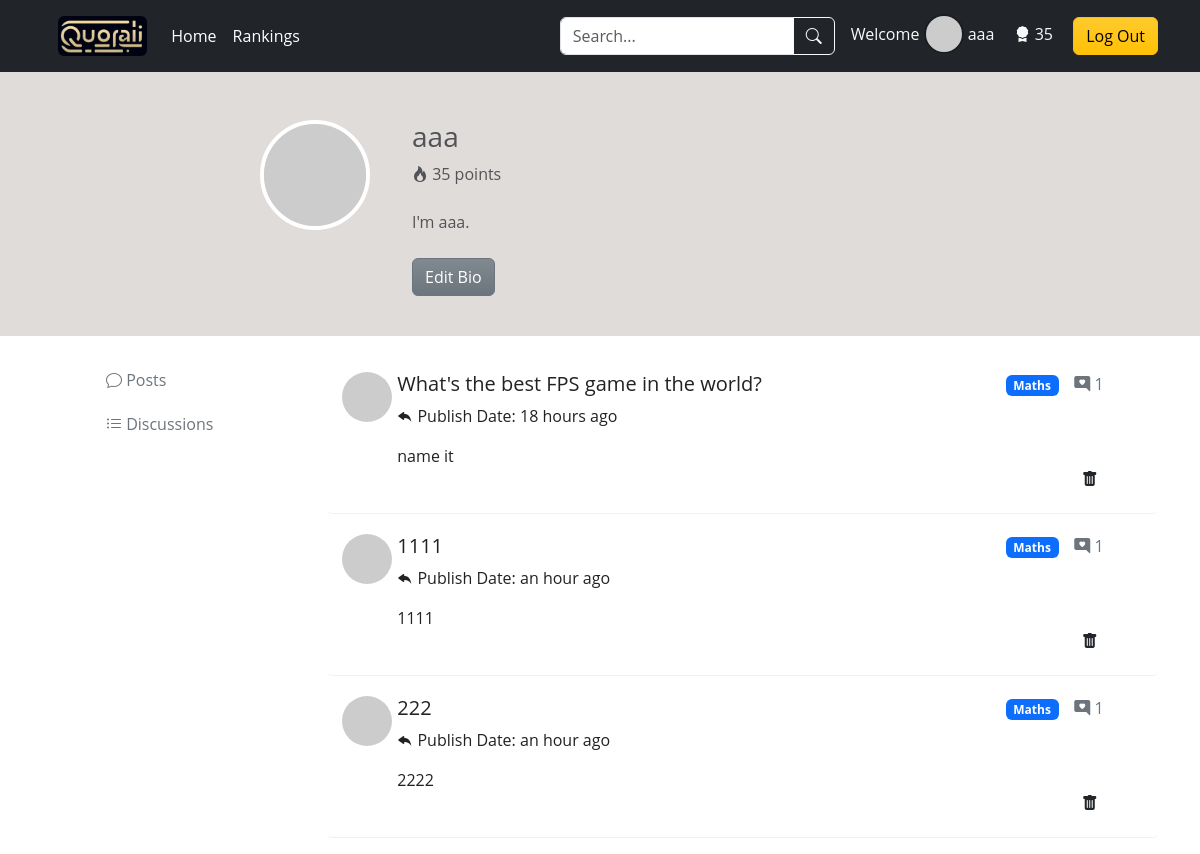
/personal-profile (signed in), run on the app's committed database.
### app/models.py (models this page shows, shortened)
class User(db.Model, UserMixin):
    id = db.Column(db.Integer, primary_key=True)
    username = db.Column(db.String(16), index=True, unique=True)
    email = db.Column(db.String(64), index=True, unique=True)
    password_hash = db.Column(db.String(256))
    credit = db.Column(db.Integer, default=0)
    bio = db.Column(db.String(1024))
    posts = db.relationship('Post', backref='author', lazy=True)
    comments = db.relationship('Comment', backref='author', lazy='dynamic')

class Post(db.Model):
    id = db.Column(db.Integer, primary_key=True)
    title = db.Column(db.String(64))
    body = db.Column(db.String(1024))
    timestamp = db.Column(db.DateTime, index=True, default=datetime.now)
    author_id = db.Column(db.Integer, db.ForeignKey('user.id'), index=True)
    category_id = db.Column(db.Integer, db.ForeignKey('category.id'), index=True)
    comments = db.relationship('Comment', backref='post', lazy='dynamic')
    is_solved = db.Column(db.Boolean, default=False)

class Category(db.Model):
    id = db.Column(db.Integer, primary_key=True)
    name = db.Column(db.String(32), unique=True)
    iconClass = db.Column(db.String(32))
    posts = db.relationship('Post', backref='category', lazy='dynamic')

### app/routes.py (the view, shortened to what this page needs)
@app.route('/personal-profile', methods=['GET', 'POST'])
def personalProfile():
    user = current_user
    posts = Post.query.filter_by(author_id=user.id).all()
    if request.method == 'POST':
        new_bio = request.form.get('new_bio')
        user.bio = new_bio
        db.session.commit()
        return redirect(url_for('personalProfile'))
    return render_template('personal-profile.html', title='Personal Profile', user=user, posts=posts)

### app/__init__.py (called while the page is built)
@login_manager.user_loader
def load_user(user_id):
    user = User.query.get(user_id)
    return user

### app/templates/personal-profile.html (shortened to what this page needs)
{% extends "base.html" %}
{% block style %}
<link rel="stylesheet" href="{{ url_for('static', filename='css/personal-profile.css') }}">
{% endblock %}
{% block main %}
<div class="container-fluid self-intro background-brown text-muted">
    <div class="row clearfix mt-5 mb-4">
        <div class="col-md-2 column">
        </div>
        <div class="col-md-2 column">
            <img alt="Profile Picture" src="https://robohash.org/{{ user.email }}" class="rounded-circle title-ava mx-5" />
        </div>
        <div class="col-md-5 column personal-details">
            <h3 class="text-left">
                {{ user.username }}
            </h3>
            <div>
                <i class="bi bi-fire"></i>
                <span>{{ user.credit }} points</span>
            </div>
            <div class="overflow-auto mt-4" style="max-height: 100px;">
                <p id="bio-text" class="text-left">
                    {% if user.bio %}
                    {{ user.bio }}
                    {% else %}
                    This user has not provided a bio yet...
                    {% endif %}
                </p>
            </div>
            <button id="edit-btn" class="btn btn-secondary bg-gradient text-white mt-2">Edit Bio</button>
        </div>
        <div class="col-md-3 column">
        </div>
    </div>
</div>
<div class="container">
    <div class="row clearfix">
        <div class="personal-profile-nav col-md-3 column">
            <ul class="nav flex-column mt-4 mx-5">
                <li class="nav-item mb-1">
                    <a class="nav-link text-secondary hover-orange" href="/personal-profile">
                        <i class="bi bi-chat"></i>
                        <span class="Button-label">Posts</span>
                    </a>
                </li>
                <li class="nav-item mb-1">
                    <a class="nav-link text-secondary hover-orange" href="?show=comments">
                        <i class="bi bi-list-ul"></i>
                        <span class="Button-label">Discussions</span>
                    </a>
                </li>
            </ul>
        </div>
        <div class="col-md-9 column mt-3">
            {% if mix %}
                <ul class="discussion-list list-unstyled">
                    {% for post, comments in mix.items() %}
                    {% for comment in comments %}
                    <li>
                        <div class="row clearfix">
                            <div class="col-md-10 column row clearfix">
                                <div class="col-md-1 column">
                                    <img alt="50x50" src='https://robohash.org/{{ post.author.email }}' class="rounded-circle"
                                        style="width: 50px; height: 50px;" />
                                </div>
                                <div class="col-md-11">
                                    <h5>
                                        <a href="{{ url_for('postDetails', post_id=post.id) }}#{{ comment.id }}" style="text-decoration: none; color: inherit;" onmouseover="this.style.color='#007bff'" onmouseout="this.style.color='inherit'">{{ post.title }}</a>
                                    </h5>
                                    <p>
                                        <i class="bi bi-reply-fill"></i>
                                        <span>Replied to <b>{{ post.author.username }}</b></span>
                                    </p>
                                    <p>{{ comment.body }}</p>
                                </div>
                            </div>
                            <div class="col-md-2 column">
                                <div class="row clearfix">
                                    <div class="col-md-6 column category-tag">
                                        <span class="badge category-tag" data-category-id="{{ post.category.id }}">{{ post.category.name }}</span>
                                    </div>
                                    <div class="col-md-6 column text-secondary">
                                        <p>
                                            <i class="bi bi-chat-right-heart-fill"></i>
                                            {{ post.comments.all()|length }}
                                        </p>
                                    </div>
                                </div>
                                <!-- <div class="text-danger mt-5" style="text-align: right;">
                                    <button class="btn deleteBtn">
                                        &nbsp;
                                    </button>
                                </div> -->
                            </div>
                        </div>
                    </li>
                    {% endfor %}
                    {% endfor %}
                </ul>
            {% elif posts %}
            <ul class="discussion-list list-unstyled">
                {% for post in posts %}
                <li>
                    <div class="row clearfix">
                        <div class="col-md-10 column row clearfix">
                            <div class="col-md-1 column">
                                <img alt="50x50" src='https://robohash.org/{{ post.author.email }}' class="rounded-circle"
                                    style="width: 50px; height: 50px;" />
                            </div>
                            <div class="col-md-11">
                                <h5>
                                    <a href="{{ url_for('postDetails', post_id=post.id) }}" style="text-decoration: none; color: inherit;" onmouseover="this.style.color='#007bff'" onmouseout="this.style.color='inherit'">{{ post.title }}</a>
                                </h5>
                                <p>
                                    <i class="bi bi-reply-fill"></i>
                                    Publish Date: <span id="humanTimestamp_{{ post.id }}"></span>
                                </p>
                                <p>
                                    {{ post.body }}
                                </p>
                            </div>
                        </div>
                        <div class="col-md-2 column">
                            <div class="row clearfix">
                                <div class="col-md-6 column">
                                    <span class="badge category-tag" data-category-id="{{ post.category.id }}">{{ post.category.name }}</span>
                                </div>
                                <div class="col-md-6 column text-secondary comments-num">
                                    <p>
                                        <i class="bi bi-chat-right-heart-fill"></i>
                                        {{ post.comments.all()|length }}
                                    </p>
                                </div>
                            </div>
                            <div class="text-danger mt-5" style="text-align: right;">
                                <button class="btn deleteBtn" id="DelPOSTBtn" data-post-id="{{ post.id }}">
                                    <i class="bi bi-trash-fill"></i>
                                </button>
                            </div>
                        </div>
                    </div>
                </li>
                {% endfor %}
            </ul>
            {% endif %}
        </div>
    </div>
</div>
{% endblock %}

### app/templates/base.html (shortened to what this page needs)
<!DOCTYPE html>
<html lang="en">
<head>
   <link href="https://cdn.jsdelivr.net/npm/bootstrap@5.3.3/dist/css/bootstrap.min.css" rel="stylesheet">
   <link rel="stylesheet" href="https://cdn.jsdelivr.net/npm/bootstrap-icons@1.11.3/font/bootstrap-icons.min.css">
   <link rel="stylesheet" href="{{ url_for('static', filename='css/base.css') }}">
    {% block style %}{% endblock %}
</head>
<body>
    <header class="p-3 bg-dark text-white fixed-top">
        <div class="container">
            <div class="d-flex flex-wrap align-items-center justify-content-center justify-content-lg-start">
                <a href="/" class="d-flex align-items-center mb-2 mb-lg-0 mx-3 text-white text-decoration-none">
                    <img alt="logo" src="{{ url_for('static', filename='img/4501715747379_.pic.jpg') }}" class="rounded logo" />
                </a>
                <ul class="nav col-12 col-lg-auto me-lg-auto mb-2 justify-content-center mb-md-0">
                    <li><a href="/" class="nav-link px-2 text-white">Home</a></li>
                    <li><a href="{{ url_for('rankingPage') }}" class="nav-link px-2 text-white">Rankings</a></li>
                </ul>
                <form class="col-12 col-lg-auto mb-3 mb-lg-0 me-lg-3" method="get" action="{{ url_for('search') }}">
                    <div class="input-group">
                        <input type="search" class="form-control form-control-dark" placeholder="Search..." aria-label="Search" name="search_keywords">
                        <button class="btn btn-outline-light" type="submit"><i class="bi bi-search"></i>
                        </button>
                    </div>
                </form>
                <div class="text-end">
                    {% if current_user.is_authenticated %}
                    <div class="user-info">
                        <span class="text-light me-3">Welcome
                            <img alt="Avatar" src='https://robohash.org/{{ current_user.email }}' class="rounded-circle" style="width: 40px; height: 40px; border: rgba(0, 0, 0, 0.2) 2.5px solid; margin-top: -5px;" />
                            <a href="{{ url_for('personalProfile') }}" style="text-decoration: none; color: inherit;" onmouseover="this.style.color='#FFA500'" onmouseout="this.style.color='inherit'">{{ current_user.username }}</a>
                    </span>
                        <span class="text-light me-3"><i class="bi bi-award-fill"></i> {{ current_user.credit }}</span>
                        <a class="btn btn-warning bg-gradient" href="{{ url_for('logout') }}">Log Out</a>
                    </div>
                    {% else %}
                    <button type="button" id="loginButton" class="btn btn-outline-light me-2" data-bs-toggle="modal" data-bs-target="#ModalToggle">Login</button>
                    <button type="button" class="btn btn-warning" data-bs-toggle="modal" data-bs-target="#staticBackdrop" id="registerbtn">Sign-up</button>
                    {% endif %}
                </div>
            </div>
        </div>
    </header>
    <main>
        {% block main %}{% endblock %}
    </main>
</body>
</html>

### app/static/css/base.css (style rules this page uses)
* { box-sizing: border-box; margin: 0; padding: 0; }
body { font-family: 'Open Sans', sans-serif; color: #222; overflow-x: hidden; }
.logo { height: 40px; opacity: 0.95; }

### app/static/css/personal-profile.css (style rules this page uses)
.self-intro { margin-top: 3.5rem; padding-top: 1rem; padding-bottom: 1rem; }
.background-brown { background-color: #e0dcda; }
.title-ava { width: 110px; height: 110px; border: 4px solid #fff; }
.discussion-list li { padding: 20px 15px 15px 15px; border-bottom: 1px solid #9f9f9f24; border-radius: 5px; transition: all 0.2s ease-in-out; }

### data on the page
User: username "aaa", credit "35", bio "I'm aaa."
Post: title "What's the best FPS game in the world?", body "name it", category.name "Maths", comments.all|length "1"
Post: title "1111", body "1111", category.name "Maths", comments.all|length "1"
Post: title "222", body "2222", category.name "Maths", comments.all|length "1"
